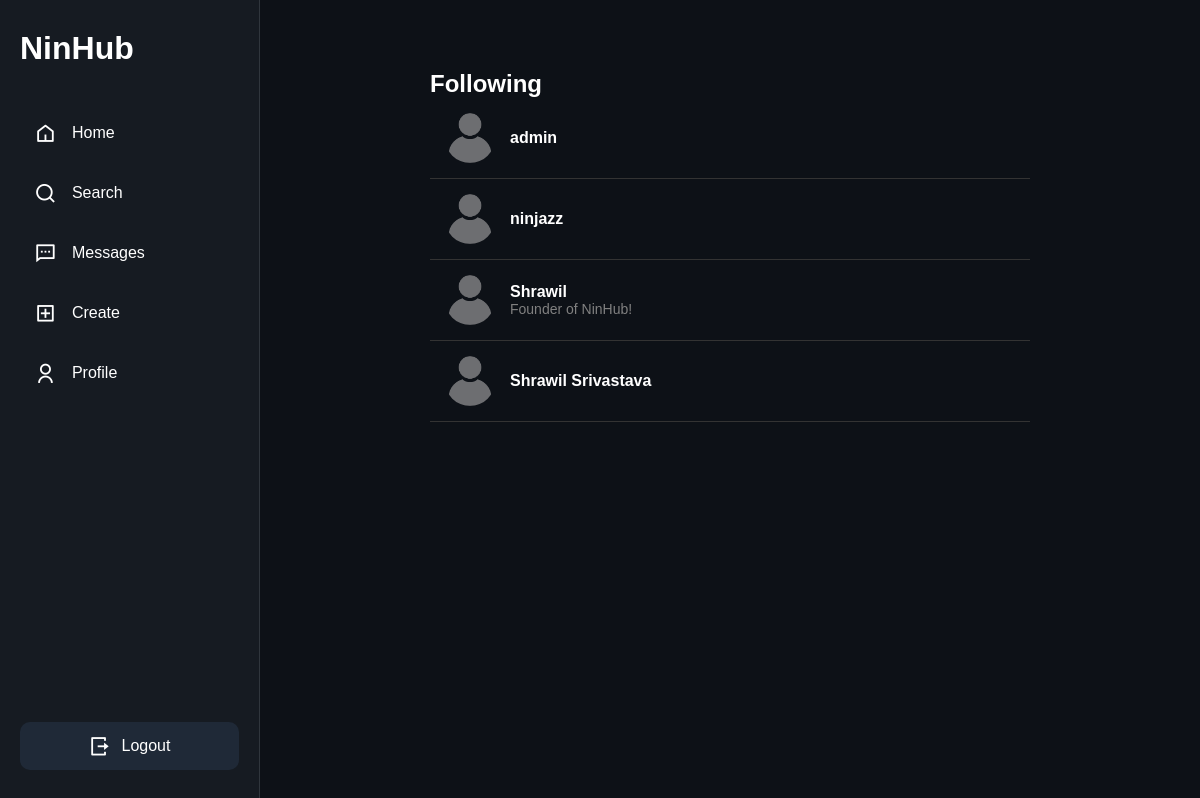
Screenshot of /social/Test/following/ (signed in) with the database file from the repository.
### social/models.py (models this page shows, shortened)
class Follow(models.Model):
    following = models.ForeignKey(
        User,
        on_delete=models.CASCADE,
        related_name='follower'
    )
    follower = models.ForeignKey(
        User,
        on_delete=models.CASCADE,
        related_name='following'
    )
    created_at = models.DateTimeField(auto_now_add=True)
    class Meta:
        unique_together = ('following', 'follower')

### user/models.py (models this page shows, shortened)
class Profile(models.Model):
    user = models.OneToOneField(
        User,
        on_delete=models.CASCADE,
        related_name="profile"
    )
    pfp = models.ImageField(
        upload_to="profile_pictures/",
        default="profile_pictures/default.png",
        validators=[
            FileExtensionValidator(
                allowed_extensions=["jpg", "jpeg", "png", "webp"]
            )
        ],
    )
    bio = models.TextField(blank=True)
    website = models.URLField(blank=True)
    location = models.CharField(max_length=100, blank=True)
    created_at = models.DateTimeField(auto_now_add=True)

### social/views.py (the view)
# urls.py: path("<str:username>/following/", views.following_view, name="following_view"),
def following_view(request, username):
    profile_user = get_object_or_404(User, username=username)
    following = Follow.objects.filter(
        follower=profile_user
    ).select_related("following")
    following_users = User.objects.filter(
        id__in=Follow.objects.filter(
            follower=request.user
        ).values_list("following_id", flat=True)
    )
    return render(request, "social/follow_list.html", {
        "profile_user": profile_user,
        "users": following,
        "title": "Following",
        "following_users": following_users,
    })

### social/templates/social/follow_list.html (shortened to what this page needs)
{% extends "base.html" %}
{% load static %}
{% block content %}
    <div class="container">
        <h2>{{ title }}</h2>
        {% for follow in users %}
        <div class="user-card">
        {% if title == "Followers" %}
            <img src="{{ follow.follower.profile.pfp.url }}">
            <div>
                <a href="{% url 'user_profile' follow.follower.username %}">
                    {{ follow.follower.username }}
                </a>
                <div class="bio">
                    {{ follow.follower.profile.bio }}
                </div>
            </div>
        {% else %}
            <img src="{{ follow.following.profile.pfp.url }}">
            <div>
                <a href="{% url 'user_profile' follow.following.username %}">
                    {{ follow.following.username }}
                </a>
                <div class="bio">
                    {{ follow.following.profile.bio }}
                </div>
            </div>
        {% endif %}
        </div>
        {% empty %}
        <p>No {{ title|lower }} yet.</p>
        {% endfor %}
</div>
{% endblock %}

### static/css/base.css (style rules this page uses)
* { margin:0; padding:0; box-sizing:border-box; font-family:Arial,sans-serif; }
body { background:#0d1117; color:white; }
a { text-decoration:none; color:inherit; }

### social/templates/social/follow_list.html (style rules this page uses)
.container { max-width:600px; margin:30px auto; }
.user-card { display:flex; align-items:center; gap:15px; padding:15px; border-bottom:1px solid #333; }
.user-card img { width:50px; height:50px; border-radius:50%; object-fit:cover; }
.user-card a { color:white; text-decoration:none; font-weight:bold; }
.bio { color:gray; font-size:14px; }

### rows the page displays
Follow: following.profile.pfp (placeholder picture), following.username "admin"
Follow: following.profile.pfp (placeholder picture), following.username "ninjazz"
Follow: following.profile.pfp (placeholder picture), following.username "Shrawil", following.profile.bio "Founder of NinHub!"
Follow: following.profile.pfp (placeholder picture), following.username "Shrawil Srivastava"

### other values shown
{{ title }} "Following"
